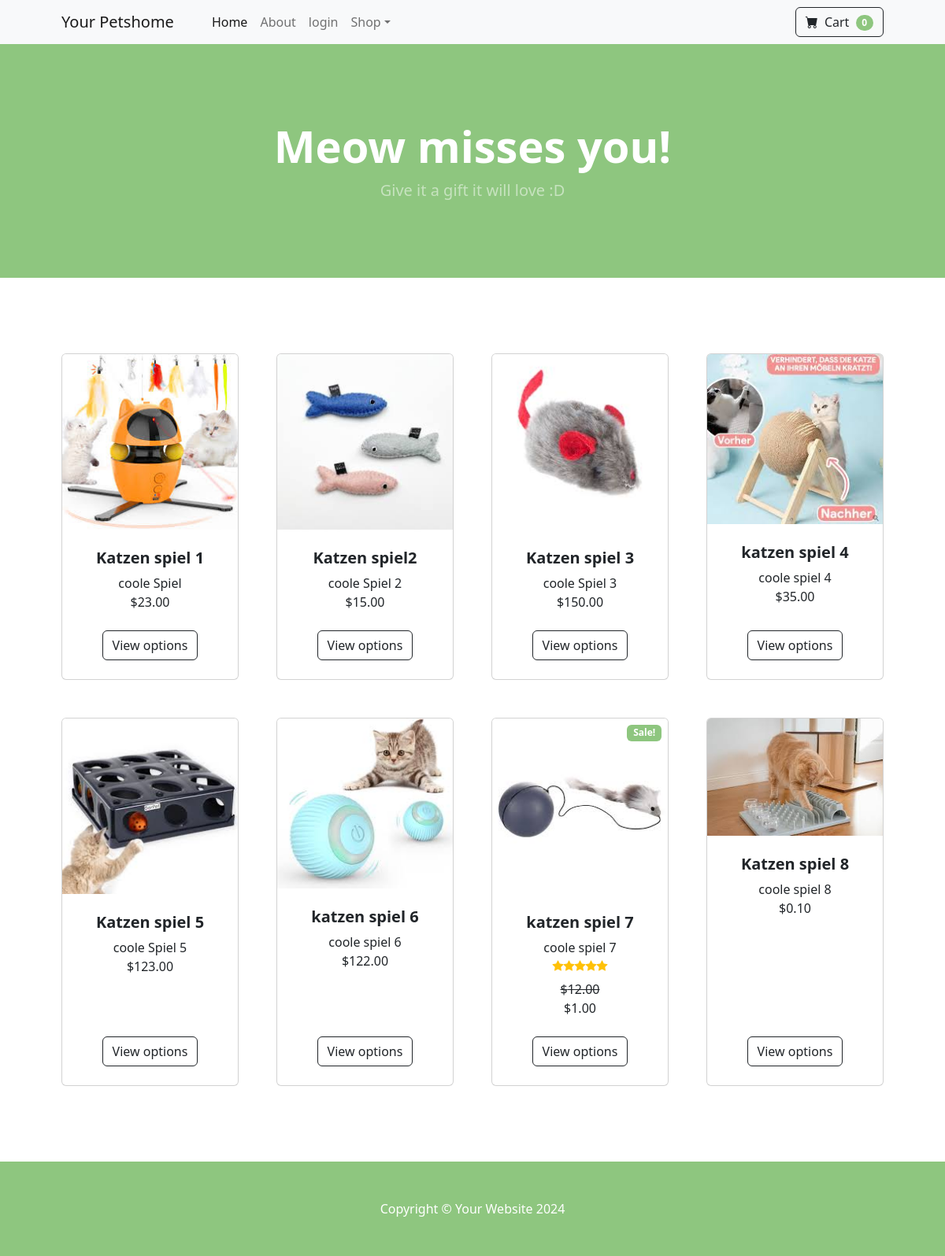
The page / on the database its author committed.
### store/models.py (models this page shows)
class Product(models.Model):
    name=models.CharField(max_length=100)
    price=models.DecimalField(default=0, decimal_places=2, max_digits=10)
    category=models.ForeignKey(Category,on_delete=models.CASCADE)
    description=models.CharField(max_length=250,default="",blank=True,null=True)
    image=models.ImageField(upload_to="uploads/product/")
    is_sale=models.BooleanField(default=False)
    sale_number=models.DecimalField(default=0, decimal_places=2, max_digits=10)

### store/views.py (the view)
# urls.py: path("",views.home, name="home"),
def home(request):
    products= Product.objects.all()
    return render(request,"home.html",{"products":products})

### store/templates/home.html
{% extends "base.html" %}
{% block content %}
<header class="bg-dark py-5">
    <div class="container px-4 px-lg-5 my-5">
        <div class="text-center text-white">
            <h1 class="display-4 fw-bolder">Meow misses you! </h1>
            <p class="lead fw-normal text-white-50 mb-0">Give it a gift it will love :D</p>
        </div>
    </div>
</header>
        <section class="py-5">
            <div class="container px-4 px-lg-5 mt-5">
                <div class="row gx-4 gx-lg-5 row-cols-2 row-cols-md-3 row-cols-xl-4 justify-content-center">
               {% for product in products %}
                    {% if product.is_sale %}
                    <div class="col mb-5">
                        <div class="card h-100">
                            <div class="badge bg-dark text-white position-absolute" style="top: 0.5rem; right: 0.5rem"> Sale! </div>
                            <img class="card-img-top" src="{{ product.image.url }}" alt="..." />
                            <div class="card-body p-4">
                                <div class="text-center">
                                    <h5 class="fw-bolder">{{ product.name }}</h5>
                                    <div class="text-center">
                                     {{ product.description }}
                                     <div class="d-flex justify-content-center small text-warning mb-2">
                                        <div class="bi-star-fill"></div>
                                        <div class="bi-star-fill"></div>
                                        <div class="bi-star-fill"></div>
                                        <div class="bi-star-fill"></div>
                                        <div class="bi-star-fill"></div>
                                    </div>
                                    </div>
                                  <strike>  ${{ product.price }}</strike>
                                  <div class="text-center"> ${{ product.sale_number }}</div>
                                </div>
                            </div>
                            <div class="card-footer p-4 pt-0 border-top-0 bg-transparent">
                                <div class="text-center"><a class="btn btn-outline-dark mt-auto" href="#">View options</a></div>
                            </div>
                        </div>
                    </div>
                    {% else %}
               <div class="col mb-5">
                   <div class="card h-100">
                       <img class="card-img-top" src="{{ product.image.url }}" alt="..." />
                       <div class="card-body p-4">
                           <div class="text-center">
                               <h5 class="fw-bolder">{{ product.name }}</h5>
                               <div class="text-center">
                                {{ product.description }}
                               </div>
                               ${{ product.price }}
                           </div>
                       </div>
                       <div class="card-footer p-4 pt-0 border-top-0 bg-transparent">
                           <div class="text-center"><a class="btn btn-outline-dark mt-auto" href="#">View options</a></div>
                       </div>
                   </div>
               </div>
              {% endif %}
              {% endfor %}
        </section>
{% endblock %}

### store/templates/base.html (shortened to what this page needs)
{% load static %}
<!DOCTYPE html>
<html lang="en">
    <head>
        <link href="https://cdn.jsdelivr.net/npm/bootstrap-icons@1.5.0/font/bootstrap-icons.css" rel="stylesheet" />
        <link href="{% static 'css/styles.css' %}" rel="stylesheet" />
    </head>
    <body>
        {% include "navbar.html" %}
        {% block content %}
        {% endblock %}
        <footer class="py-5 bg-dark">
            <div class="container"><p class="m-0 text-center text-white">Copyright &copy; Your Website 2024</p></div>
        </footer>
    </body>
</html>

### store/templates/navbar.html (shortened to what this page needs)
<nav class="navbar navbar-expand-lg navbar-light bg-light">
    <div class="container px-4 px-lg-5">
        <a class="navbar-brand" href="#!">Your Petshome</a>
        <div class="collapse navbar-collapse" id="navbarSupportedContent">
            <ul class="navbar-nav me-auto mb-2 mb-lg-0 ms-lg-4">
                <li class="nav-item"><a class="nav-link active" aria-current="page" href="{% url 'home' %}">Home</a></li>
                <li class="nav-item"><a class="nav-link" href="{% url 'about' %}">About</a></li>
                {% if user.is_authenticated %}
                <li class="nav-item"><a class="nav-link" href="{% url 'logout' %}">Logout</a></li>
                {% else %}
                <li class="nav-item"><a class="nav-link" href="{% url 'login' %}">login</a></li>
                {% endif %}
                <li class="nav-item dropdown">
                    <a class="nav-link dropdown-toggle" id="navbarDropdown" href="#" role="button" data-bs-toggle="dropdown" aria-expanded="false">Shop</a>
                </li>
            </ul>
            <form class="d-flex">
                <button class="btn btn-outline-dark" type="submit">
                    <i class="bi-cart-fill me-1"></i>
                    Cart
                    <span class="badge bg-dark text-white ms-1 rounded-pill">0</span>
                </button>
            </form>
        </div>
    </div>
</nav>

### rows shown on the page
Product: image (picture), name "Katzen spiel 1", description "coole Spiel", price "23.00"
Product: image (picture), name "Katzen spiel2", description "coole Spiel 2", price "15.00"
Product: image (picture), name "Katzen spiel 3", description "coole Spiel 3", price "150.00"
Product: image (picture), name "katzen spiel 4", description "coole spiel 4", price "35.00"
Product: image (picture), name "Katzen spiel 5", description "coole Spiel 5", price "123.00"
Product: image (picture), name "katzen spiel 6", description "coole spiel 6", price "122.00"
Product: image (picture), name "katzen spiel 7", description "coole spiel 7", price "12.00", sale_number "1.00"
Product: image (picture), name "Katzen spiel 8", description "coole spiel 8", price "0.10"
